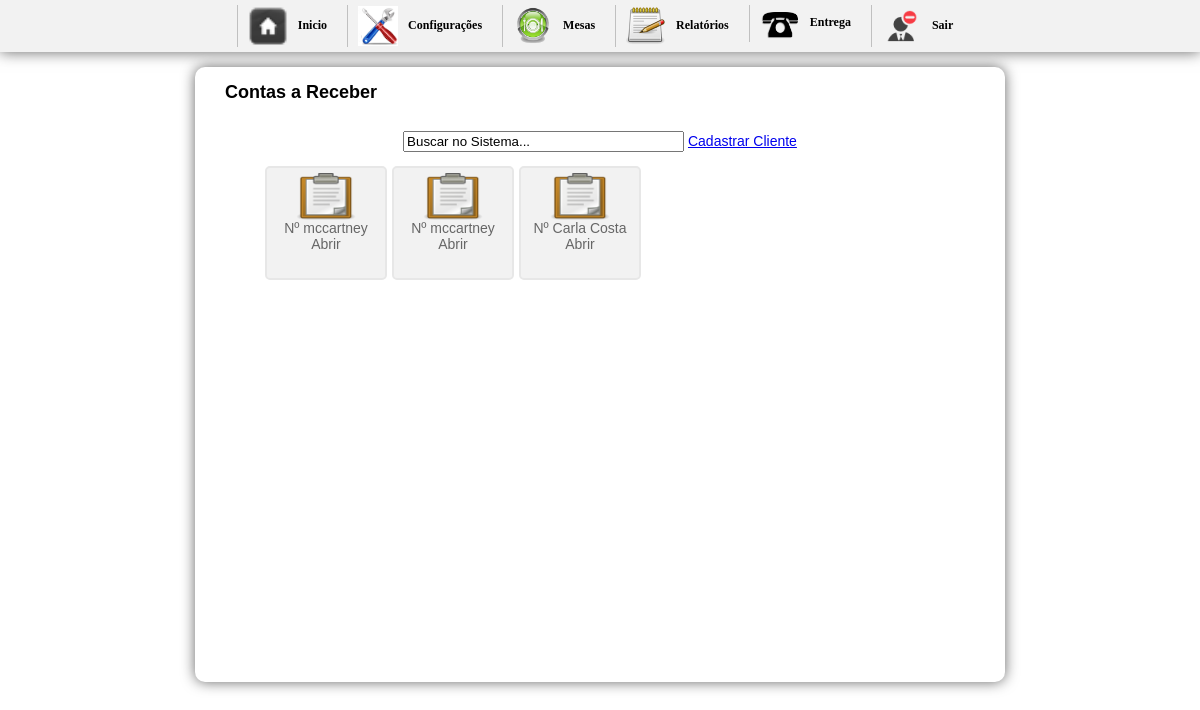
Before: /inicio2.php?btn=entrega (signed in) with the older database file.
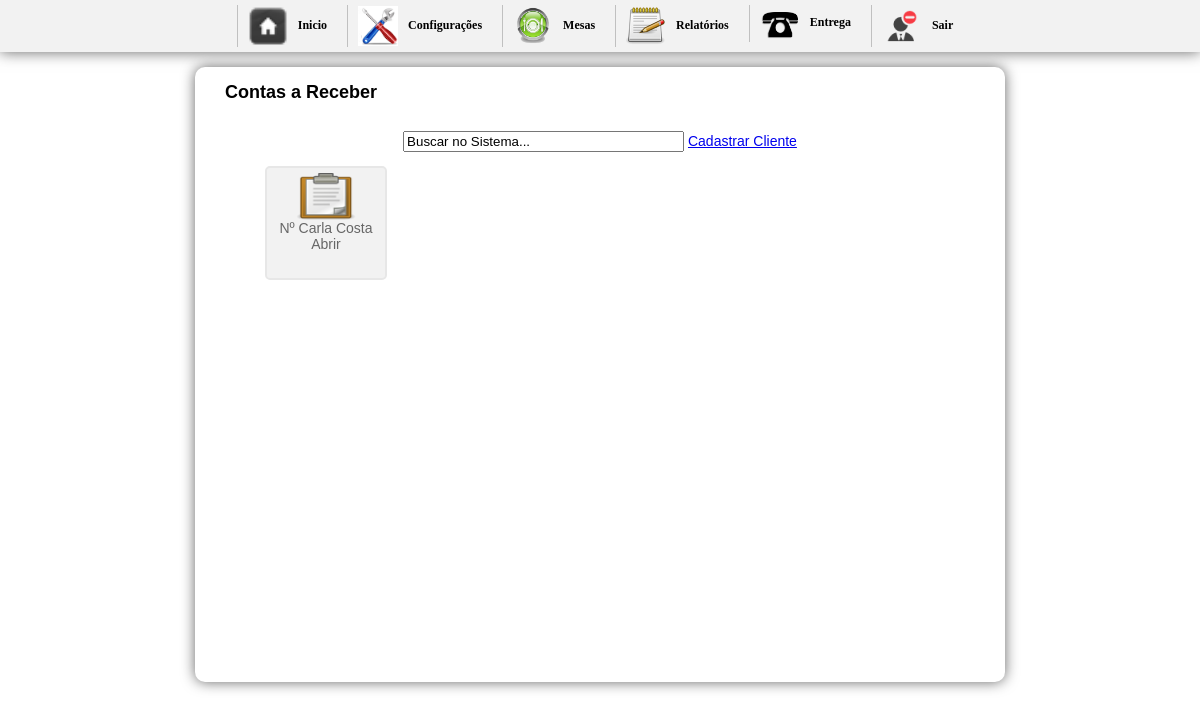
After: the same page with the newer database file.
### tables this page shows
CREATE TABLE `pedido` (
  `id_mesa` int(10) NOT NULL AUTO_INCREMENT,
  `numero` int(10) NOT NULL,
  `idGarcon` varchar(200) NOT NULL,
  `situacao` int(1) NOT NULL,
  `email` varchar(50) DEFAULT NULL,
  `nome` varchar(50) DEFAULT NULL,
  `sobrenome` varchar(50) DEFAULT NULL,
  `telefone` varchar(30) DEFAULT NULL,
  `bairro` varchar(50) DEFAULT NULL,
  `rua` varchar(50) DEFAULT NULL,
  `numerocasa` varchar(20) DEFAULT NULL,
  `detalhes` longtext,
  PRIMARY KEY (`id_mesa`)
);

### entrega.php (the view, shortened to what this page needs)
<h1> &nbsp;&nbsp;&nbsp;Contas a Receber</h1>
<div id="mesas">
<div class="div"><center>
    <form method="post" action=""><br />
      <input size="32" type="text" class="busca" id="busca" name="buscar" value="Buscar no Sistema..." onfocus="if (this.value == 'Buscar no Sistema...') this.value = '';" onblur="if (this.value == '') this.value = 'Buscar no Sistema...';" />
      <a href="inicio.php?btn=cadastroclientes">Cadastrar Cliente </a>
    </form></center>
  </div>
<ul>
	<?php
		$sql = mysql_query("SELECT * FROM pedido ORDER BY id_mesa DESC LIMIT 20");
		while($ver = mysql_fetch_array($sql)){
			$situacao = $ver['situacao'];
			$id_mesa = $ver['id_mesa'];
			$numero = $ver['nome'];
			$idGarcon = $ver['idGarcon'];
			$gar = mysql_query("SELECT * FROM garcon WHERE idGarcon='$idGarcon'");
			$bosta = mysql_fetch_assoc($gar);
			$nomeGarcon = $bosta['nomeGarcon'];
			if($situacao == 0){
				$img = "<img src='imagens/restaurant_p.png' width='60' height='47' border='0'>";
			}else{
			$img = "<img src='imagens/restaurant_pverde.png' width='60' height='47' border='0'>";
			}
	?>
	<li><a href="?btn=vendapedido&id_mesa=<?php echo $id_mesa ?>&idGarcon=<?php echo $idGarcon ?>"><?php echo $img; echo "<br/>";  echo 'Nº '.$numero;  echo "<br/>"; if($situacao == 1){echo "Garçom: ".$nomeGarcon; }else{echo "Abrir";} ?></a>
	</li>
<?php }?>
</ul>
</div>

Changed rows visible on the page:
removed pedido: situacao 0 (drawn), nome "mccartney"
removed pedido: situacao 0 (drawn), nome "mccartney"
